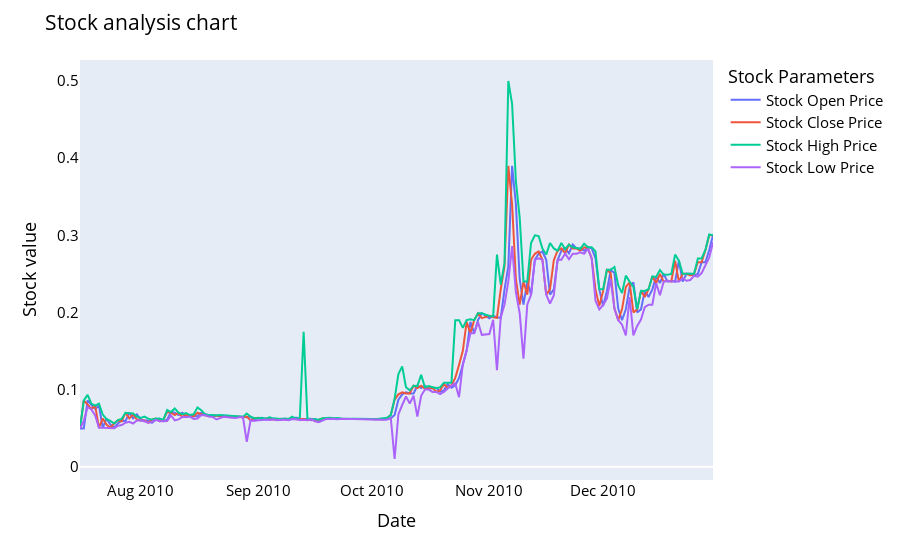

The code cell stored with this chart in its notebook:
### Code cell
names = cycle(['Stock Open Price','Stock Close Price','Stock High Price','Stock Low Price'])

fig = px.line(y_2010, x=y_2010.Date, y=[y_2010['Open'], y_2010['Close'], 
                                          y_2010['High'], y_2010['Low']],
             labels={'Date': 'Date','value':'Stock value'})
fig.update_layout(title_text='Stock analysis chart', font_size=15, font_color='black',legend_title_text='Stock Parameters')
fig.for_each_trace(lambda t:  t.update(name = next(names)))
fig.update_xaxes(showgrid=False)
fig.update_yaxes(showgrid=False)

fig.show()

### Figure 1 — Plotly figure (JSON) as saved in the notebook; plotly's stock layout.template omitted (floating-point values rounded to 4 significant figures; data arrays with more than 128 entries replaced by an {"elided": "..."} marker saying what was removed)
{"data": [{"hovertemplate": "variable=Open<br>Date=%{x}<br>Stock value=%{y}<extra></extra>", "legendgroup": "Open", "line": {"color": "#636efa", "dash": "solid"}, "marker": {"symbol": "circle"}, "mode": "lines", "name": "Stock Open Price", "orientation": "v", "showlegend": true, "type": "scatter", "x": {"elided": "167 str values"}, "xaxis": "x", "y": {"elided": "167 float values"}, "yaxis": "y"}, {"hovertemplate": "variable=Close<br>Date=%{x}<br>Stock value=%{y}<extra></extra>", "legendgroup": "Close", "line": {"color": "#EF553B", "dash": "solid"}, "marker": {"symbol": "circle"}, "mode": "lines", "name": "Stock Close Price", "orientation": "v", "showlegend": true, "type": "scatter", "x": {"elided": "167 str values"}, "xaxis": "x", "y": {"elided": "167 float values"}, "yaxis": "y"}, {"hovertemplate": "variable=High<br>Date=%{x}<br>Stock value=%{y}<extra></extra>", "legendgroup": "High", "line": {"color": "#00cc96", "dash": "solid"}, "marker": {"symbol": "circle"}, "mode": "lines", "name": "Stock High Price", "orientation": "v", "showlegend": true, "type": "scatter", "x": {"elided": "167 str values"}, "xaxis": "x", "y": {"elided": "167 float values"}, "yaxis": "y"}, {"hovertemplate": "variable=Low<br>Date=%{x}<br>Stock value=%{y}<extra></extra>", "legendgroup": "Low", "line": {"color": "#ab63fa", "dash": "solid"}, "marker": {"symbol": "circle"}, "mode": "lines", "name": "Stock Low Price", "orientation": "v", "showlegend": true, "type": "scatter", "x": {"elided": "167 str values"}, "xaxis": "x", "y": {"elided": "167 float values"}, "yaxis": "y"}], "layout": {"font": {"color": "black", "size": 15}, "legend": {"title": {"text": "Stock Parameters"}, "tracegroupgap": 0}, "margin": {"t": 60}, "title": {"text": "Stock analysis chart"}, "xaxis": {"anchor": "y", "domain": [0, 1], "showgrid": false, "title": {"text": "Date"}}, "yaxis": {"anchor": "x", "domain": [0, 1], "showgrid": false, "title": {"text": "Stock value"}}}}
